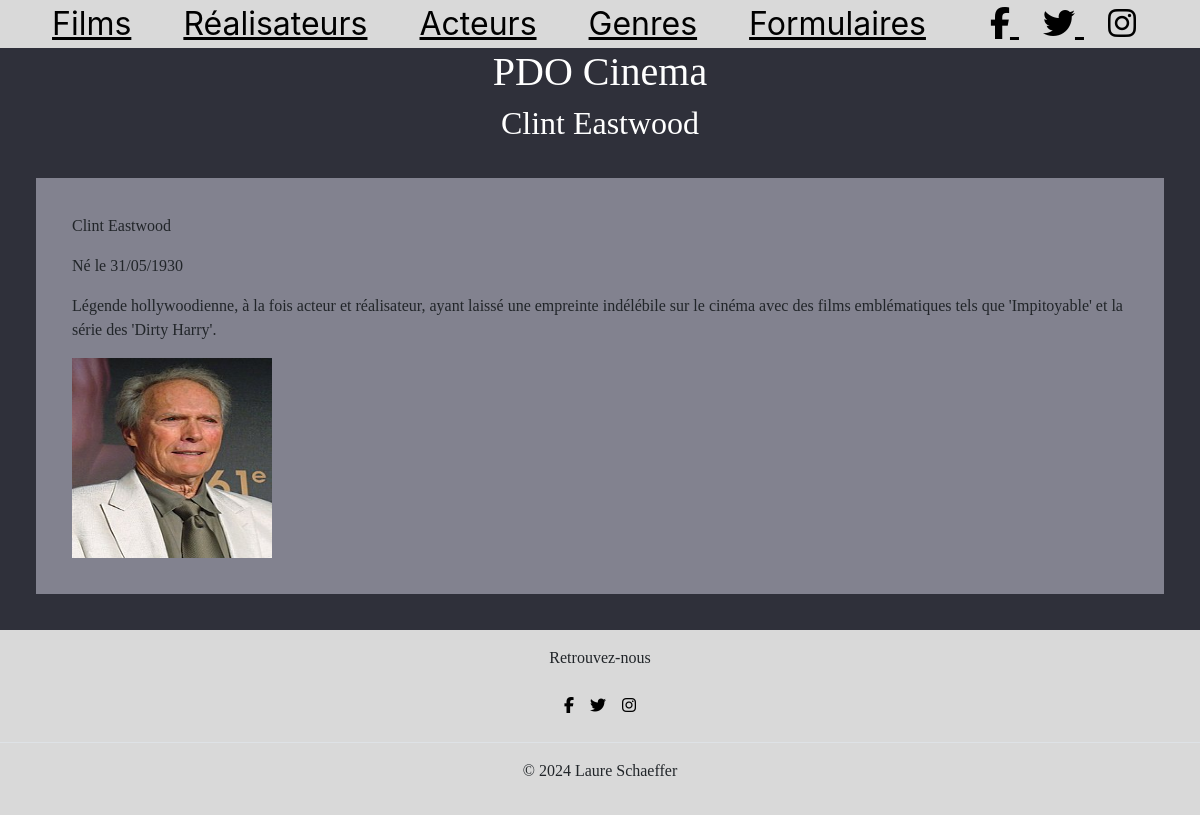
Screenshot of /index.php?action=detailReal&id=1 with the database file from the repository.
### tables this page shows
CREATE TABLE IF NOT EXISTS `personne` (
  `id_personne` int NOT NULL AUTO_INCREMENT,
  `nom` varchar(50) DEFAULT NULL,
  `prenom` varchar(50) DEFAULT NULL,
  `sexe` varchar(10) DEFAULT NULL,
  `date_naissance` date DEFAULT NULL,
  `photo` text,
  `biographie` text,
  PRIMARY KEY (`id_personne`)
);

### controller/CinemaController.php (called while the page is built, shortened)
<?php
class CinemaController {
    public function detailReal($id){
        $pdo = Connect::seConnecter();
        $requeteReal = $pdo->prepare("SELECT CONCAT(p.prenom, ' ', p.nom) AS nomReal, DATE_FORMAT(date_naissance, '%d/%m/%Y') AS date_naissance, p.photo, p.biographie, p.sexe
        FROM realisateur r
        INNER JOIN personne p ON r.id_personne = p.id_personne
        WHERE id_realisateur = :id");
        $requeteReal->execute(["id" => $id]);
        require "view/personnes/detailReal.php";
    }
}

### view/personnes/detailReal.php (the view, shortened to what this page needs)
    <section class="detail">
        <?php foreach($requeteReal->fetchAll() as $real) {
            if($real["sexe"] =="femme"){
                $accord="Née le ";
            } else {
                $accord="Né le ";
            }
            ?>
            <div class="detail-header">
                <p><?= $real["nomReal"] ?></p>
                <p><?=$accord.$real["date_naissance"]?></p>
            </div>
            <div class="detail-main">
                <div class="biographie">
                    <p>
                        <?=$real["biographie"] ?>
                    </p>
                </div>
                <img src="<?=$real["photo"]?>" alt="photo du réalisateur" width=200px height=200px>
            </div>
    </section>
<?php }
require_once "view/template.php";

### public/css/style.css (style rules this page uses)
* { margin: 0; padding: 0; box-sizing: border-box; }
.card-listing, .listing-genre, .detail { background-color: #82828F; padding: 3%; margin: 3%; }

### rows the page displays
personne: nomReal "Clint Eastwood", sexe "Né le", date_naissance "31/05/1930", biographie "Légende hollywoodienne, à la fois acteur et réalisateur, ayant laissé une empreinte indélébile sur le cinéma avec des films emblématiques tels que 'Impitoyable' et la série des 'Dirty Harry'.", photo (picture)

### other values shown
$titre_secondaire "Clint Eastwood"
